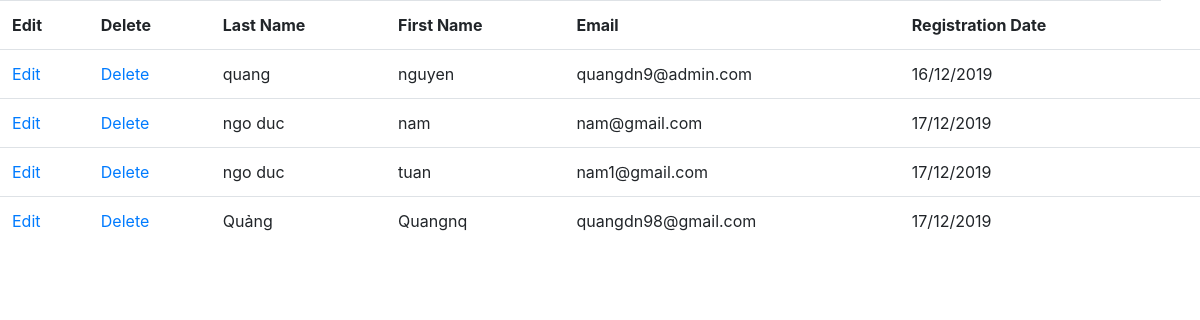
Page /User/admin-page.php (signed in) on the committed database.
### tables this page shows
CREATE TABLE `users` (
  `userid` mediumint(6) UNSIGNED NOT NULL,
  `firs_tname` varchar(30) NOT NULL,
  `last_name` varchar(40) NOT NULL,
  `email` varchar(60) NOT NULL,
  `passwords` char(60) NOT NULL,
  `registration_date` datetime NOT NULL,
  `user_level` tinyint(1) NOT NULL
);

### User/admin-page.php (the view, shortened to what this page needs)
<!DOCTYPE html>
<html lang="en">
<head>
    <link rel="stylesheet" href="https://maxcdn.bootstrapcdn.com/bootstrap/4.0.0/css/bootstrap.min.css">
</head>
<body>
                <?php
        try {
            require('../connect/mysqli_connect.php');
            $pagerows = 5;
            if (isset($_GET['s']) && is_numeric($_GET['s'])) {
                $start = htmlspecialchars($_GET['s'], ENT_QUOTES);
            } else {
                $start = 0;
            }
            $query = "SELECT firs_tname, last_name, email,DATE_FORMAT(registration_date,'%d/%l/%Y') AS registed, userid FROM users ORDER BY registration_date ASC LIMIT ?, ?";
            $stmt = $conn->stmt_init();
            $stmt->prepare($query);
            $stmt->bind_param("ii", $start, $pagerows);
            $stmt->execute();
            $result = $stmt->get_result();
            if ($result) {
                echo '<table class = "table table-srtiped">
                <tr>
                <th scope = "col">Edit</th>
                <th scope = "col">Delete</th>
                <th scope = "col">Last Name</th>
                <th scope = "col">First Name</th>
                <th scope = "col">Email</th>
                <th scope = "col">Registration Date</th>
                </tr>';
                while ($row = mysqli_fetch_array($result, MYSQLI_ASSOC)) {
                    $userid = htmlspecialchars($row['userid'], ENT_QUOTES);
                    $last_name = htmlspecialchars($row['last_name'], ENT_QUOTES);
                    $first_name = htmlspecialchars($row['firs_tname'], ENT_QUOTES);
                    $email = htmlspecialchars($row['email'], ENT_QUOTES);
                    $registration_date = htmlspecialchars($row['registed'], ENT_QUOTES);
                    echo '<tr>
                <td><a href="edit-user.php?id=' . $userid . '">Edit</a></td>
                <td><a href="delete-user.php?id=' . $userid . '" onclick="return checkDelete();">Delete</a></td>
                <td>' . $last_name . '</td>
                <td>' . $first_name . '</td>
                <td>' . $email . '</td>
                <td>' . $registration_date . '<td>
                </tr>';
                }
                echo "</table>";
            } else {
                echo '<p class="text-center">The current users could not be retrieved.</p>';
            }
        } catch (Exception $e)
        {
            print "An Exception occurred. Message: " . $e->getMessage();
        }
        ?>
</body>
</html>

### rows in the picture
users: last_name "quang", firs_tname "nguyen", email "quangdn9@admin.com", registration_date "16/12/2019"
users: last_name "ngo duc", firs_tname "nam", email "nam@gmail.com", registration_date "17/12/2019"
users: last_name "ngo duc", firs_tname "tuan", email "nam1@gmail.com", registration_date "17/12/2019"
users: last_name "Quảng", firs_tname "Quangnq", email "quangdn98@gmail.com", registration_date "17/12/2019"
